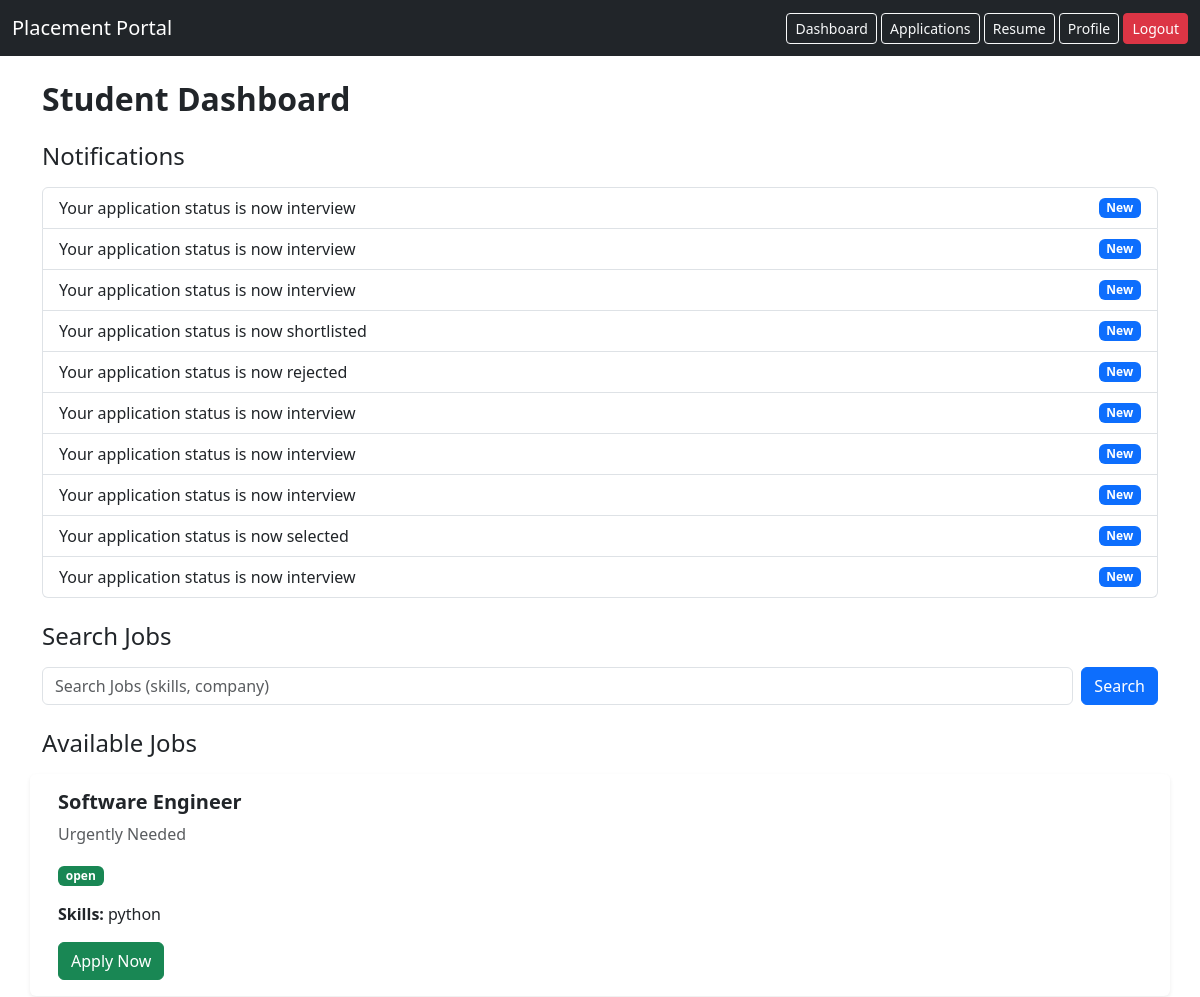
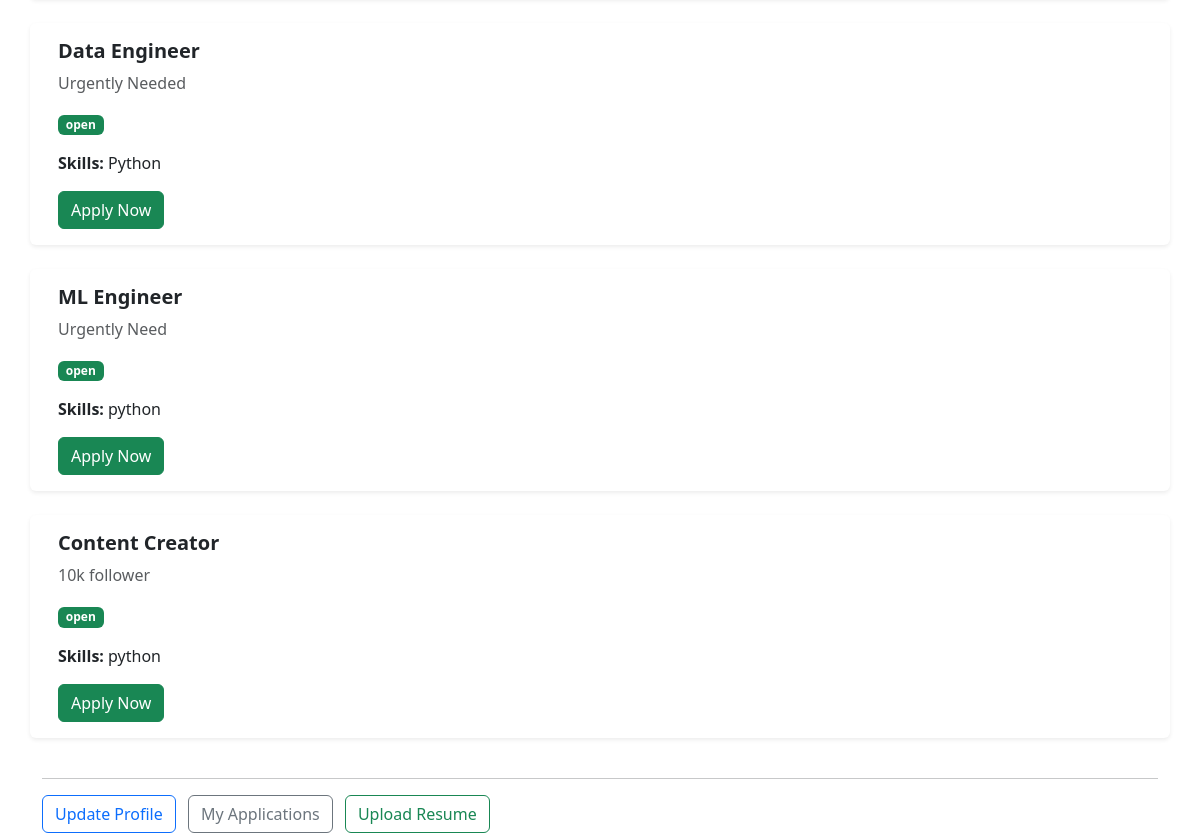
Page /student_dashboard (signed in) on the committed database (2 pictures, top to bottom).
### models.py (models this page shows)
class Notification(db.Model):
    id = db.Column(db.Integer, primary_key=True)
    user_id = db.Column(db.Integer)
    message = db.Column(db.String(200))

class PlacementDrive(db.Model):
    id = db.Column(db.Integer, primary_key=True)
    company_id = db.Column(db.Integer, db.ForeignKey('company.id'))
    title = db.Column(db.String(100))
    description = db.Column(db.Text)
    deadline = db.Column(db.String(50))
    skills = db.Column(db.String(200))
    status = db.Column(db.String(20))  # pending / approved / closed
    is_approved = db.Column(db.Boolean, default=False)

### app.py (the view, shortened to what this page needs)
@app.route('/student_dashboard')
def student_dashboard():
    if 'user_id' not in session or session.get('role') != 'student':
        return redirect('/login')
    search = request.args.get('search', '')
    query = PlacementDrive.query.filter_by(status='open')
    notifications = Notification.query.filter_by(user_id=session['user_id']).all()
    drives = query.all()
    return render_template('student_dashboard.html', drives=drives,notifications=notifications)

### templates/student_dashboard.html
{% extends "base.html" %}
{% block content %}
<h2 class="mb-4 fw-bold">Student Dashboard</h2>
<h4 class="mb-3">Notifications</h4>
{% if notifications %}
    <ul class="list-group mb-4">
        {% for note in notifications %}
            <li class="list-group-item d-flex justify-content-between align-items-center">
                {{ note.message }}
                <span class="badge bg-primary">New</span>
            </li>
        {% endfor %}
    </ul>
{% else %}
    <p>No notifications</p>
{% endif %}
<h4 class="mb-3">Search Jobs</h4>
<form method="GET" action="/student_dashboard" class="d-flex mb-4">
    <input type="text" name="search" class="form-control me-2" placeholder="Search Jobs (skills, company)">
    <button class="btn btn-primary">Search</button>
</form>
<h4 class="mb-3">Available Jobs</h4>
<div class="row">
{% if drives %}
    {% for drive in drives %}
    <div class="card shadow-sm mb-4 border-0">
        <div class="card-body">
            <h5 class="card-title fw-bold">{{ drive.title }}</h5>
            <p class="text-muted">{{ drive.description }}</p>
            <p><span class="badge bg-success">{{ drive.status }}</span></p>
            <p><strong>Skills:</strong> {{ drive.skills }}</p>
            <a href="/apply/{{ drive.id }}" class="btn btn-success w-10">Apply Now</a>
        </div>
    </div>
    {% endfor %}
{% else %}
    <div class="alert alert-info text-center mt-4">
        No jobs available right now
    </div>
{% endif %}
</div>
<hr>
<div class="mt-3">
    <a href="/update_profile" class="btn btn-outline-primary me-2">Update Profile</a>
    <a href="/student_applications" class="btn btn-outline-secondary me-2">My Applications</a>
    <a href="/upload_resume" class="btn btn-outline-success">Upload Resume</a>
</div>
{% endblock %}

### rows in the picture
Notification: message "Your application status is now interview"
Notification: message "Your application status is now interview"
Notification: message "Your application status is now interview"
Notification: message "Your application status is now shortlisted"
Notification: message "Your application status is now rejected"
Notification: message "Your application status is now interview"
Notification: message "Your application status is now interview"
Notification: message "Your application status is now interview"
Notification: message "Your application status is now selected"
Notification: message "Your application status is now interview"
PlacementDrive: title "Software Engineer", description "Urgently Needed", status "open", skills "python"
PlacementDrive: title "Data Engineer", description "Urgently Needed", status "open", skills "Python"
PlacementDrive: title "ML Engineer", description "Urgently Need", status "open", skills "python"
PlacementDrive: title "Content Creator", description "10k follower", status "open", skills "python"
